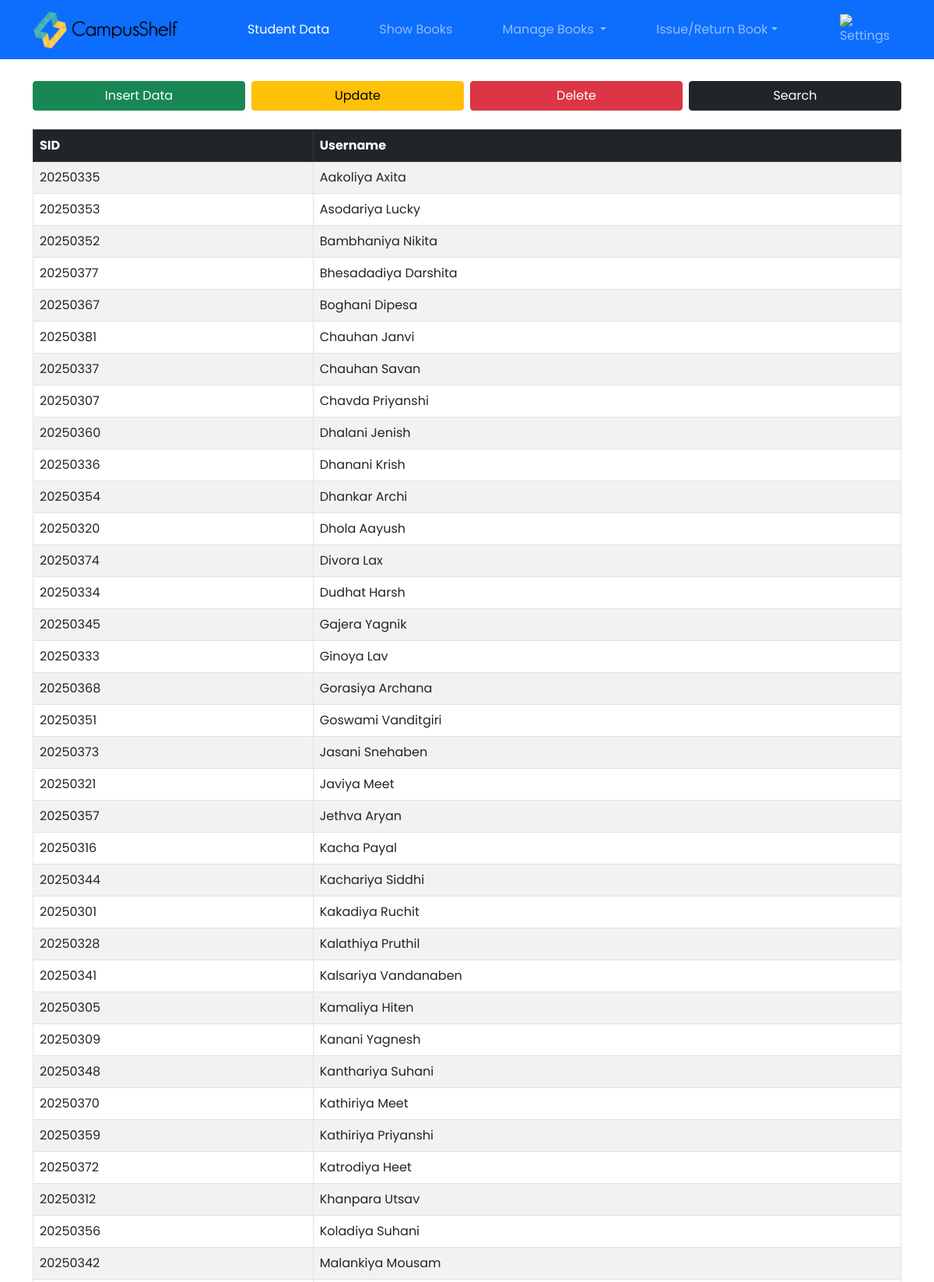
Screenshot of /admin_pages/admin_home.php (signed in, upper part) with the database file from the repository.
### tables this page shows
CREATE TABLE `student_id_password` (
  `sid` int(8) NOT NULL,
  `username` varchar(40) NOT NULL,
  `book_issued` varchar(30) NOT NULL,
  `issue_date` date DEFAULT NULL,
  `return_date` date DEFAULT NULL
);

### admin_pages/admin_home.php (the view, shortened to what this page needs)
<?php
require '../includes/conn.php';
$sql = "SELECT * FROM `library`.`student_id_password` ORDER BY `username` ASC";
$res = $conn->query($sql);
?>
<!DOCTYPE html>
<html lang="en">
<head>
    <link rel="stylesheet" href="../styles/bootstrap.min.css">
    <link rel="stylesheet" href="../styles/home.css">
</head>
<body>
    <nav class="navbar navbar-expand-lg navbar-dark bg-primary">
        <div class="container">
            <a class="navbar-brand" href="#">
                <img class="logo" src="../images/Assets/logo.png" alt="logo" style="height: 40px;">
            </a>
            <div class="collapse navbar-collapse" id="navbarNav">
                <ul class="navbar-nav d-flex justify-content-center w-100 gap-5">
                    <li class="nav-item">
                        <a class="nav-link active" href="admin_home.php">Student Data</a>
                    </li>
                    <li class="nav-item">
                        <a class="nav-link" href="admin_books.php">Show Books</a>
                    </li>
                    <li class="nav-item dropdown">
                        <a class="nav-link dropdown-toggle" href="admin_update_books" id="booksDropdown" role="button"
                            data-bs-toggle="dropdown" aria-expanded="false">
                            Manage Books
                        </a>
                    </li>
                    <li class="nav-item dropdown">
                        <a class="nav-link dropdown-toggle" href="admin_add_books.php" id="booksDropdown" role="button"
                            data-bs-toggle="dropdown" aria-expanded="false">Issue/Return Book</a>
                    </li>
                </ul>
                <ul class="navbar-nav ms-auto">
                    <li class="nav-item dropdown">
                        <a class="nav-link" role="button" data-bs-toggle="dropdown">
                            <img src="../images/Assets/settings_logo.png" alt="Settings" style="height: 24px;">
                        </a>
                    </li>
                </ul>
            </div>
        </div>
    </nav>
    <div class="space" style="height: 80px;"></div>
    <div class="container my-4">
        <div class="row g-2 justify-content-center">
            <div class="col-12 col-sm-6 col-md-3">
                <button class="btn btn-success w-100" onclick="insert()">Insert Data</button>
            </div>
            <div class="col-12 col-sm-6 col-md-3">
                <button class="btn btn-warning w-100" onclick="update()">Update</button>
            </div>
            <div class="col-12 col-sm-6 col-md-3">
                <button class="btn btn-danger w-100" onclick="Delete()">Delete</button>
            </div>
            <div class="col-12 col-sm-6 col-md-3">
                <button class="btn btn-dark w-100" onclick="search()">Search</button>
            </div>
        </div>
    </div>
    <div class="container my-4" id="student-table">
        <div class="table-responsive">
            <table class="table table-striped table-bordered">
                <thead class="table-dark">
                    <tr>
                        <th>SID</th>
                        <th>Username</th>
                    </tr>
                </thead>
                <tbody>
                    <?php while ($row = $res->fetch_assoc()): ?>
                        <tr>
                            <td><?php echo $row['sid'] ?></td>
                            <td><?php echo $row['username'] ?></td>
                        </tr>
                    <?php endwhile; ?>
                </tbody>
            </table>
        </div>
    </div>
</body>
</html>

### styles/home.css (style rules this page uses)
body { font-family: 'Poppins', sans-serif; }
.space { height: 60px; }
.navbar { position: fixed; top: 0%; width: 100%; z-index: 100; }
.logo { height: 50px !important; }
.table { width: 100%; }

### rows the page displays
student_id_password: sid "20250335", username "Aakoliya Axita"
student_id_password: sid "20250353", username "Asodariya Lucky"
student_id_password: sid "20250352", username "Bambhaniya Nikita"
student_id_password: sid "20250377", username "Bhesadadiya Darshita"
student_id_password: sid "20250367", username "Boghani Dipesa"
student_id_password: sid "20250381", username "Chauhan Janvi"
student_id_password: sid "20250337", username "Chauhan Savan"
student_id_password: sid "20250307", username "Chavda Priyanshi"
student_id_password: sid "20250360", username "Dhalani Jenish"
student_id_password: sid "20250336", username "Dhanani Krish"
student_id_password: sid "20250354", username "Dhankar Archi"
student_id_password: sid "20250320", username "Dhola Aayush"
student_id_password: sid "20250374", username "Divora Lax"
student_id_password: sid "20250334", username "Dudhat Harsh"
student_id_password: sid "20250345", username "Gajera Yagnik"
student_id_password: sid "20250333", username "Ginoya Lav"
student_id_password: sid "20250368", username "Gorasiya Archana"
student_id_password: sid "20250351", username "Goswami Vanditgiri"
student_id_password: sid "20250373", username "Jasani Snehaben"
student_id_password: sid "20250321", username "Javiya Meet"
student_id_password: sid "20250357", username "Jethva Aryan"
student_id_password: sid "20250316", username "Kacha Payal"
student_id_password: sid "20250344", username "Kachariya Siddhi"
student_id_password: sid "20250301", username "Kakadiya Ruchit"
student_id_password: sid "20250328", username "Kalathiya Pruthil"
student_id_password: sid "20250341", username "Kalsariya Vandanaben"
student_id_password: sid "20250305", username "Kamaliya Hiten"
student_id_password: sid "20250309", username "Kanani Yagnesh"
student_id_password: sid "20250348", username "Kanthariya Suhani"
student_id_password: sid "20250370", username "Kathiriya Meet"
student_id_password: sid "20250359", username "Kathiriya Priyanshi"
student_id_password: sid "20250372", username "Katrodiya Heet"
student_id_password: sid "20250312", username "Khanpara Utsav"
student_id_password: sid "20250356", username "Koladiya Suhani"
student_id_password: sid "20250342", username "Malankiya Mousam"
